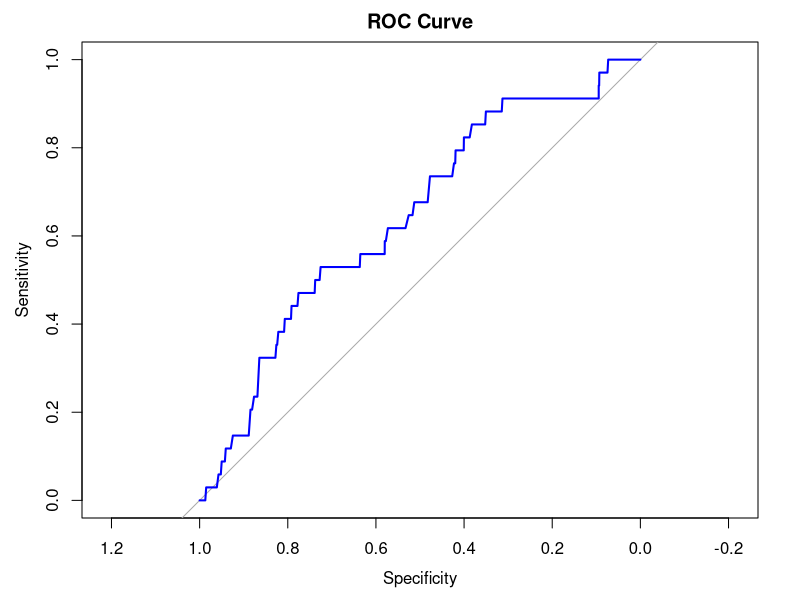

This figure's R source:
## ---- chunk 1
library(caret)
library(dplyr)
library(pROC)

clean_data <- read.csv("data/clean_data.csv")

data <- clean_data
## ---- chunk 2
trainIndex <- createDataPartition(data$somatic_status, 
                                   p = 0.8, 
                                   list = FALSE)

train_data <- data[trainIndex, ]
test_data  <- data[-trainIndex, ]
## ---- chunk 3
train_control <- trainControl(
  method = "cv",
  number = 5,
  sampling = "down",        # HANDLE IMBALANCE
  classProbs = TRUE,
  summaryFunction = twoClassSummary
)
## ---- chunk 4
colnames(train_data)
## ---- chunk 5
model <- train(
  somatic_status ~ current_age + sex + cancer_type + stage_highest_recorded,
  data = train_data,
  method = "glm",
  family = "binomial",
  metric = "ROC",
  trControl = train_control
)
## ---- chunk 6
probs <- predict(model, test_data, type = "prob")
## ---- chunk 7
pred_class <- ifelse(probs$Matched > 0.3, 
                     "Matched", 
                     "Unmatched")

pred_class <- factor(pred_class, 
                     levels = c("Matched", "Unmatched"))
## ---- chunk 8
# Ensure both are factors with same levels

pred_class <- factor(pred_class,
                     levels = c("Matched", "Unmatched"))

test_data$somatic_status <- factor(test_data$somatic_status,
                                   levels = c("Matched", "Unmatched"))
## ---- chunk 9
conf_matrix <- confusionMatrix(
  pred_class,
  test_data$somatic_status,
  positive = "Matched"
)

conf_matrix
## ---- chunk 10
roc_obj <- roc(test_data$somatic_status, 
               probs$Matched)

plot(roc_obj, col = "blue", main = "ROC Curve")

auc(roc_obj)
